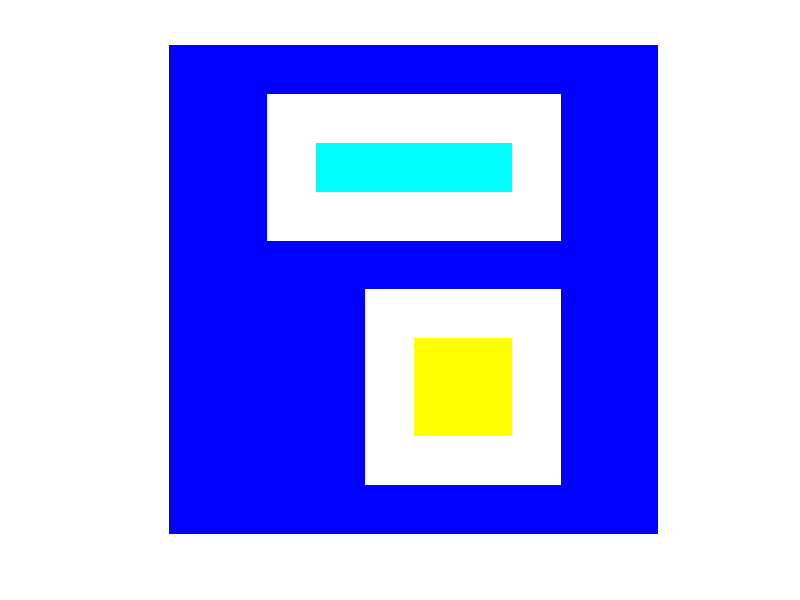

This chart was generated by the following MATLAB code:
I = [0, 0, 0, 0, 0, 0, 0, 0, 0, 0;
	 0, 0, 1, 2, 4, 4, 2, 1, 0, 0;
	 0, 0, 1, 4, 8, 8, 4, 1, 0, 0;
	 0, 0, 1, 2, 4, 4, 2, 1, 0, 0;
	 0, 0, 0, 0, 0, 0, 0, 0, 0, 0;
	 0, 0, 0, 0, 1, 2, 4, 1, 0, 0;
	 0, 0, 0, 0, 2, 4, 8, 1, 0, 0;
	 0, 0, 0, 0, 4, 8, 4, 1, 0, 0;
	 0, 0, 0, 0, 1, 1, 1, 1, 0, 0;
	 0, 0, 0, 0, 0, 0, 0, 0, 0, 0];

D = I;
bw(:,:) = (D(:,:) > 0); 
D1      = -D;
D1(~bw) = -Inf;
L       = watershed(D1);
rgb     = label2rgb(L);
imshow(rgb, 'initialMagnification', 'fit');

Rule{1,1} = 'Temp is High';
Rule{1,2} = 'Velocity is Medium';
Rule{2,1} = 'Temp is Low';
Rule{2,2} = 'Velocity is High';

WM{1} = 'Temp is High';
WM{2} = 'Temp is Low';
outcome1 = strcmp(WM{1}, Rule{1,1});
outcome2 = strcmp(WM{2}, Rule{1,2});

if outcome1 
    disp('Current velocity: ');
    disp(Rule{1,2});
elseif outcome2
    disp('Current velocity: ');
    disp( Rule{2,2} );
end